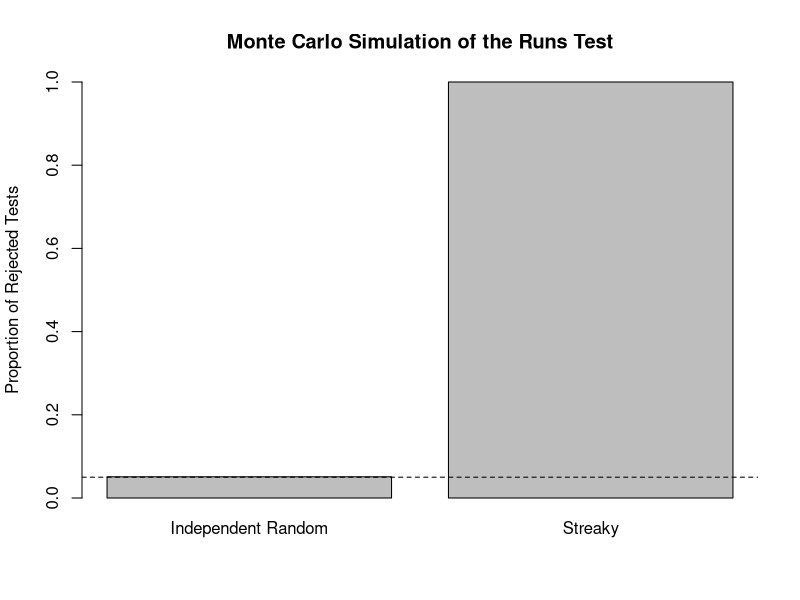

Reproduce this figure in R.
set.seed(123)

# Simulation parameters
n <- 100
B <- 1000
alpha <- 0.05

# Count the number of runs
count_runs <- function(x) {
  1 + sum(x[-1] != x[-length(x)])
}

# Runs Test for a binary sequence
runs_test <- function(x) {

  n1 <- sum(x == 1)
  n0 <- sum(x == 0)
  n <- length(x)

  if (n1 == 0 || n0 == 0) {
    return(NA_real_)
  }

  R <- count_runs(x)

  ER <- 1 + (2 * n1 * n0) / n

  VR <- (2 * n1 * n0 * (2 * n1 * n0 - n)) /
        (n^2 * (n - 1))

  Z <- (R - ER) / sqrt(VR)

  2 * pnorm(-abs(Z))
}

# Generate independent random outcomes
generate_random <- function(n) {
  rbinom(n, size = 1, prob = 0.5)
}

# Generate streaky outcomes
generate_streaky <- function(n) {

  x <- numeric(n)
  x[1] <- rbinom(1, size = 1, prob = 0.5)

  for (i in 2:n) {
    if (runif(1) < 0.8) {
      x[i] <- x[i - 1]
    } else {
      x[i] <- 1 - x[i - 1]
    }
  }

  x
}

# Simulate p-values
p_random <- replicate(
  B,
  runs_test(generate_random(n))
)

p_streaky <- replicate(
  B,
  runs_test(generate_streaky(n))
)

# Calculate rejection rates
rejection_random <- mean(
  p_random < alpha,
  na.rm = TRUE
)

rejection_streaky <- mean(
  p_streaky < alpha,
  na.rm = TRUE
)

simulation_results <- data.frame(
  Model = c("Independent Random", "Streaky"),
  Rejection_Rate = c(
    rejection_random,
    rejection_streaky
  )
)

print(simulation_results)

# Plot rejection rates
barplot(
  c(rejection_random, rejection_streaky),
  names.arg = c("Independent Random", "Streaky"),
  ylim = c(0, 1),
  ylab = "Proportion of Rejected Tests",
  main = "Monte Carlo Simulation of the Runs Test"
)

abline(h = alpha, lty = 2)
